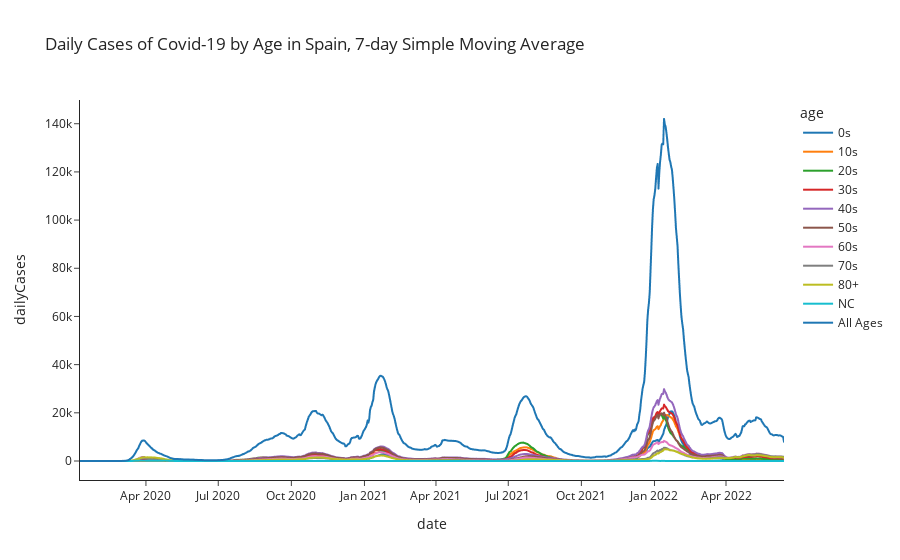

Notebook code for this chart:
### Code cell
fig = px.line(
    age_series, 
    x="date", 
    y="dailyCases", 
    color='age',
    template = 'simple_white',
    title = 'Daily Cases of Covid-19 by Age in Spain, 7-day Simple Moving Average')
fig.show()

### Figure 1 — Plotly figure (JSON) as saved in the notebook; plotly's stock layout.template omitted (floating-point values rounded to 4 significant figures; data arrays with more than 128 entries replaced by an {"elided": "..."} marker saying what was removed)
{"data": [{"hovertemplate": "age=0s<br>date=%{x}<br>dailyCases=%{y}<extra></extra>", "legendgroup": "0s", "line": {"color": "#1F77B4", "dash": "solid"}, "marker": {"symbol": "circle"}, "mode": "lines", "name": "0s", "showlegend": true, "type": "scattergl", "x": {"elided": "887 str values"}, "xaxis": "x", "y": {"elided": "887 int values"}, "yaxis": "y"}, {"hovertemplate": "age=10s<br>date=%{x}<br>dailyCases=%{y}<extra></extra>", "legendgroup": "10s", "line": {"color": "#FF7F0E", "dash": "solid"}, "marker": {"symbol": "circle"}, "mode": "lines", "name": "10s", "showlegend": true, "type": "scattergl", "x": {"elided": "887 str values"}, "xaxis": "x", "y": {"elided": "887 int values"}, "yaxis": "y"}, {"hovertemplate": "age=20s<br>date=%{x}<br>dailyCases=%{y}<extra></extra>", "legendgroup": "20s", "line": {"color": "#2CA02C", "dash": "solid"}, "marker": {"symbol": "circle"}, "mode": "lines", "name": "20s", "showlegend": true, "type": "scattergl", "x": {"elided": "887 str values"}, "xaxis": "x", "y": {"elided": "887 int values"}, "yaxis": "y"}, {"hovertemplate": "age=30s<br>date=%{x}<br>dailyCases=%{y}<extra></extra>", "legendgroup": "30s", "line": {"color": "#D62728", "dash": "solid"}, "marker": {"symbol": "circle"}, "mode": "lines", "name": "30s", "showlegend": true, "type": "scattergl", "x": {"elided": "887 str values"}, "xaxis": "x", "y": {"elided": "887 int values"}, "yaxis": "y"}, {"hovertemplate": "age=40s<br>date=%{x}<br>dailyCases=%{y}<extra></extra>", "legendgroup": "40s", "line": {"color": "#9467BD", "dash": "solid"}, "marker": {"symbol": "circle"}, "mode": "lines", "name": "40s", "showlegend": true, "type": "scattergl", "x": {"elided": "887 str values"}, "xaxis": "x", "y": {"elided": "887 int values"}, "yaxis": "y"}, {"hovertemplate": "age=50s<br>date=%{x}<br>dailyCases=%{y}<extra></extra>", "legendgroup": "50s", "line": {"color": "#8C564B", "dash": "solid"}, "marker": {"symbol": "circle"}, "mode": "lines", "name": "50s", "showlegend": true, "type": "scattergl", "x": {"elided": "887 str values"}, "xaxis": "x", "y": {"elided": "887 int values"}, "yaxis": "y"}, {"hovertemplate": "age=60s<br>date=%{x}<br>dailyCases=%{y}<extra></extra>", "legendgroup": "60s", "line": {"color": "#E377C2", "dash": "solid"}, "marker": {"symbol": "circle"}, "mode": "lines", "name": "60s", "showlegend": true, "type": "scattergl", "x": {"elided": "887 str values"}, "xaxis": "x", "y": {"elided": "887 int values"}, "yaxis": "y"}, {"hovertemplate": "age=70s<br>date=%{x}<br>dailyCases=%{y}<extra></extra>", "legendgroup": "70s", "line": {"color": "#7F7F7F", "dash": "solid"}, "marker": {"symbol": "circle"}, "mode": "lines", "name": "70s", "showlegend": true, "type": "scattergl", "x": {"elided": "887 str values"}, "xaxis": "x", "y": {"elided": "887 int values"}, "yaxis": "y"}, {"hovertemplate": "age=80+<br>date=%{x}<br>dailyCases=%{y}<extra></extra>", "legendgroup": "80+", "line": {"color": "#BCBD22", "dash": "solid"}, "marker": {"symbol": "circle"}, "mode": "lines", "name": "80+", "showlegend": true, "type": "scattergl", "x": {"elided": "887 str values"}, "xaxis": "x", "y": {"elided": "887 int values"}, "yaxis": "y"}, {"hovertemplate": "age=NC<br>date=%{x}<br>dailyCases=%{y}<extra></extra>", "legendgroup": "NC", "line": {"color": "#17BECF", "dash": "solid"}, "marker": {"symbol": "circle"}, "mode": "lines", "name": "NC", "showlegend": true, "type": "scattergl", "x": {"elided": "887 str values"}, "xaxis": "x", "y": {"elided": "887 int values"}, "yaxis": "y"}, {"hovertemplate": "age=All Ages<br>date=%{x}<br>dailyCases=%{y}<extra></extra>", "legendgroup": "All Ages", "line": {"color": "#1F77B4", "dash": "solid"}, "marker": {"symbol": "circle"}, "mode": "lines", "name": "All Ages", "showlegend": true, "type": "scattergl", "x": {"elided": "887 str values"}, "xaxis": "x", "y": {"elided": "887 int values"}, "yaxis": "y"}], "layout": {"legend": {"title": {"text": "age"}, "tracegroupgap": 0}, "title": {"text": "Daily Cases of Covid-19 by Age in Spain, 7-day Simple Moving Average"}, "xaxis": {"anchor": "y", "domain": [0, 1], "title": {"text": "date"}}, "yaxis": {"anchor": "x", "domain": [0, 1], "title": {"text": "dailyCases"}}}}
